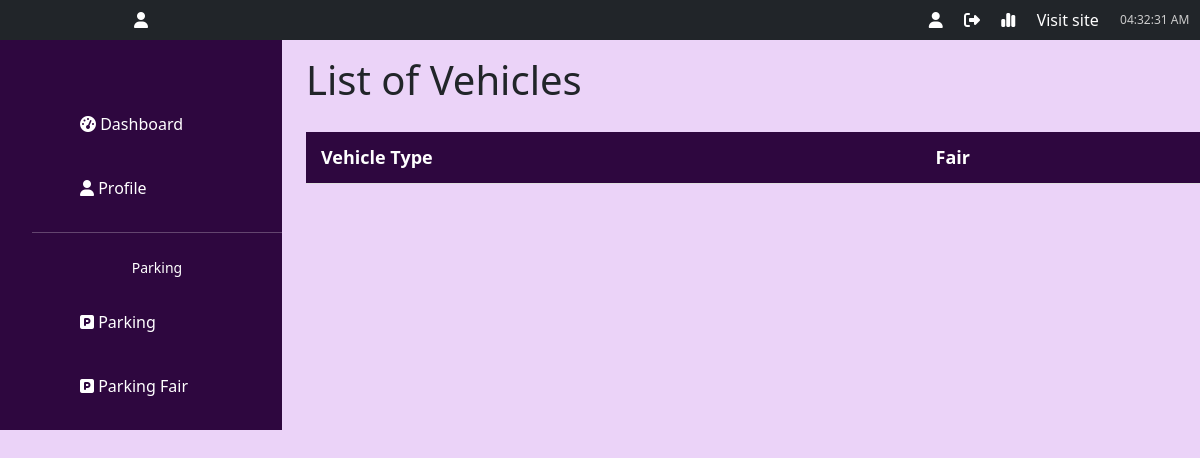
/parking/vehicle-type/, run on an earlier commit of the app's database.
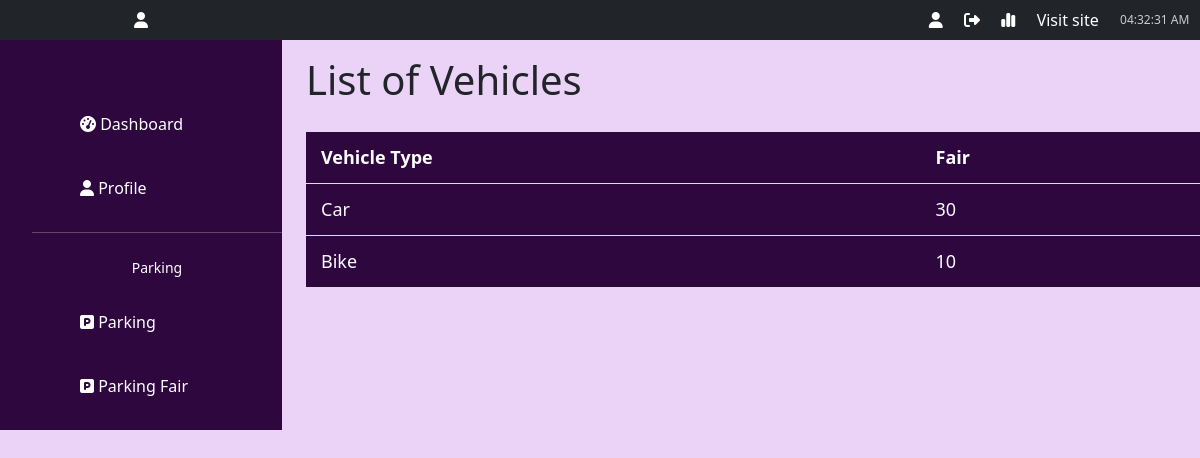
And on a later commit of the database.
### parking/models.py (models this page shows)
class VehicleType(models.Model):
    vehicle_type = models.CharField(max_length=50)
    fair = models.IntegerField()

### parking/views.py (the view)
# urls.py: path('vehicle-type/', ListVehicleTypeView.as_view(), name='vehicle_list'),
class ListVehicleTypeView(ListView):
    model = VehicleType
    template_name = 'list_vehicle_type.html'
    context_object_name = 'vehicles'  # Use a more meaningful name here

### login/templatetags/custom_filters.py (called while the page is built)
@register.filter
def is_group(user, group_name):
    return user.groups.filter(name=group_name).exists()

### parking/templates/list_vehicle_type.html (shortened to what this page needs)
{% extends 'base.html' %}
{% load custom_filters %}
{% block content %}
  <div class="d-flex justify-content-between mt-3">
    <h1>List of Vehicles</h1>
  </div>
  <table>
    <thead>
      <tr>
        <th>Vehicle Type</th>
        <th>Fair</th>
      </tr>
    </thead>
    <tbody>
      {% for vehicle in vehicles %}
        <tr onclick="window.location.href='{% url 'vehicle_list_details' vehicle.pk %}'" style="cursor: pointer;">
          <td>{{ vehicle.vehicle_type }}</td>
          <td>{{ vehicle.fair }}</td>
        </tr>
      {% endfor %}
    </tbody>
  </table>
{% endblock %}

### login/templates/base.html (shortened to what this page needs)
{% load static %}
<!DOCTYPE html>
<html lang="en">
  <head>
    <link href="https://cdn.jsdelivr.net/npm/bootstrap@5.0.2/dist/css/bootstrap.min.css" rel="stylesheet" />
    <link rel="stylesheet" href="https://cdnjs.cloudflare.com/ajax/libs/font-awesome/6.6.0/css/all.min.css" />
    <link rel="stylesheet" type="text/css" href="{% static '/css/styles.css' %}" />
  </head>
  <body>
    {% block topnav %}
      <div class="bg-dark py-2 row">
        <div class="col-3 text-white text-capitalize d-flex justify-content-center align-items-center">
          <i class="fa-solid fa-user mx-2"></i>{{ user.username }}
        </div>
        <div class="col-3"></div>
        <div class="col-3"></div>
        <div class="col-3 d-flex justify-content-around align-items-center">
          <a href="{% url 'profile' %}" class="text-white"><i class="fa-solid fa-user" data-bs-toggle="tooltip" data-bs-placement="top" data-bs-title="Profile"></i></a>
          <a href="{% url 'custom_logout' %}" class="text-white"><i class="fa-solid fa-right-from-bracket" data-bs-toggle="tooltip" data-bs-placement="top" data-bs-title="Logout"></i></a>
          <a href="#" class="text-white"><i class="fa-solid fa-chart-simple" data-bs-toggle="tooltip" data-bs-placement="top" data-bs-title="Reports"></i></a>
          <a href="#" class="text-white">Visit site</a>
          <div class="time" id="current-time"></div>
        </div>
      </div>
    {% endblock %}
    <div class="row">
      {% block nav %}
        <div class="col-3">
          <div class="d-flex flex-column nav-y">
            {% include 'nav.html' %}
          </div>
        </div>
      {% endblock %}
      <div class="col-9">
        {% block content %}
        {% endblock %}
      </div>
    </div>
  </body>
</html>

### login/templates/nav.html (shortened to what this page needs)
{% load custom_filters %}
<ul class="nav-icons pt-5">
    <li class="{% if request.path == '/superuser-dashboard/' %}active{% endif %} px-5 py-3 mt-2 clickable rounded-l" data-link="{% url 'superuser_dashboard' %}" role="button">
        <i class="fa-solid fa-gauge-high"></i> Dashboard
    </li>
    <li class="{% if request.path == '/superuser/profile/' %}active{% endif %} px-5 py-3 mt-2 clickable rounded-l" data-link="{% url 'profile' %}" role="button">
        <i class="fa-solid fa-user"></i> Profile
    </li>
    <hr>
    <small class="py-2 text-center d-flex justify-content-center">Parking</small>
    <li class="{% if request.path == '/superuser/create-user/' %}active{% endif %} px-5 py-3 mt-2 clickable rounded-l" data-link="{% url 'create_admin' %}" role="button">
        <i class="fa-solid fa-square-parking"></i> Parking
    </li>
    <li class="{% if request.path == '/superuser/create-user/' %}active{% endif %} px-5 py-3 mt-2 clickable rounded-l" data-link="{% url 'vehicle_list' %}" role="button">
        <i class="fa-solid fa-square-parking"></i> Parking Fair
    </li>
</ul>

### static/css/styles.css (style rules this page uses)
:root { --primary-color: #2E073F; --secondary-color: #AD49E1; --input-bg-color: #7A1CAC; --input-border-color: #2E073F; --input-border-focus-color: var(--primary-color); --input-text-color: #f1f1f1; --background-color: #EBD3F8; --cancel-color: #e74c3c; --save-color: #2E073F; --back-color: #f39c12; --reset-pass-color: #9b59b6; --btn-text-color: #fff; --btn-hover-opacity: 0.8; --btn-border-radius: 4px; }
body { background-color: var(--background-color); overflow-x: hidden }
table { width: 100%; border-collapse: collapse; margin: 20px 0; font-size: 18px; text-align: left; color: #f9f9f9; }
th, td { padding: 12px 15px; border-bottom: 1px solid #ddd; }
th { background-color: var(--primary-color); color: #fff; }
tr:nth-child(even) { background-color: var(--secondary-color); color: #fff; }
td { background-color: #f9f9f9; }
tr:nth-child(even) td { background-color: var(--primary-color); color: #fff; }
tr:nth-child(odd) td { background-color: var(--primary-color); }
.time { font-size: 12px; color: #ccc; }
a { text-decoration: none; }
.nav-y { background-color: var(--primary-color); min-height: 100%; }
.nav-icons { list-style: none; color: #fff; }
.clickable { cursor: pointer; }
.rounded-l { border-radius: 40px 0 0 40px; }

What changed in the data, as far as the page shows it:
added VehicleType: vehicle_type "Car", fair "30"
added VehicleType: vehicle_type "Bike", fair "10"
